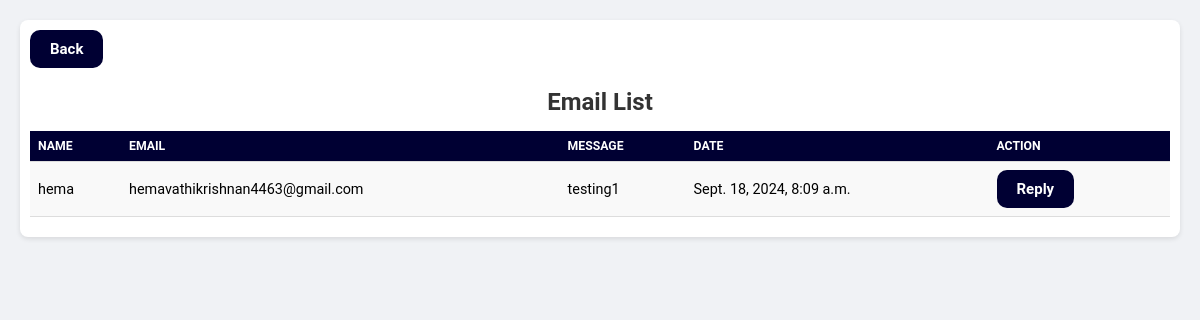
The page /admin_email_list/ on the database its author committed.
### myapp/models.py (models this page shows, shortened)
class Contact(models.Model):
    name = models.CharField(max_length=255)
    email = models.EmailField()
    message = models.TextField()
    created_at = models.DateTimeField(auto_now_add=True)

### myapp/views.py (the view)
# urls.py: path('admin_email_list/', views.admin_email_list, name='admin_email_list'),
def admin_email_list(request):
    contacts = Contact.objects.all()
    return render(request, 'admin_email_list.html', {'contacts':contacts})

### templates/admin_email_list.html (shortened to what this page needs)
<!DOCTYPE html>
<html lang="en">
<head>
</head>
<body>
   <div class="container">
        <div class="button-container">
        <a href="{% url 'dashboard' %}" class="btn-home">Back</a>
        </div>
        <h1>Email List</h1>
        <div class="table-wrapper">
            <table>
                <thead>
                    <tr>
                        <th>Name</th>
                        <th>Email</th>
                        <th>Message</th>
                        <th>Date</th>
                        <th>Action</th>
                    </tr>
                </thead>
                <tbody>
                    {% for contact in contacts %}
                        <tr>
                            <td>{{ contact.name }}</td>
                            <td>{{ contact.email }}</td>
                            <td>{{ contact.message }}</td>
                            <td>{{ contact.created_at }}</td>
                            <td>
                                <a href="mailto:{{ contact.email }}?subject=Re: Your message&body=Hi {{ contact.name }},%0D%0A%0D%0ARegarding your message:%0D%0A{{ contact.message }}%0D%0A%0D%0AThanks,%0D%0A[Your Name]" class="btn-home">Reply</a>
                            </td>
                        </tr>
                    {% endfor %}
                </tbody>
            </table>
        </div>
    </div>
</body>
</html>
</head>
<body>
</body>
</html>

### templates/admin_email_list.html (style rules this page uses)
body { font-family: 'Roboto', sans-serif; background-color: #f0f2f5; margin: 0; padding: 0; }
.container { width: 95%; max-width: 1200px; margin: 20px auto; padding: 10px; background-color: #ffffff; border-radius: 8px; box-shadow: 0 2px 5px rgba(0, 0, 0, 0.1); }
h1 { text-align: center; color: #333; margin-bottom: 15px; font-size: 1.5em; }
.table-wrapper { overflow-x: auto; max-height: 400px; overflow-y: auto; }
table { width: 100%; border-collapse: collapse; font-size: 0.9em; margin-bottom: 10px; }
th, td { padding: 8px; text-align: left; border-bottom: 1px solid #ddd; }
th { background-color: #000033; color: white; font-size: 0.85em; text-transform: uppercase; }
td { background-color: #f9f9f9; }
.button-container { text-align: left; margin-top: 0px; margin-bottom:20px; }
.btn-home { display: inline-block; background-color: #000033; color: white; font-size: 15px; font-weight: bold; padding: 10px 20px; border: none; border-radius: 10px; text-decoration: none; transition: background-color 0.3s ease-in-out, transform 0.2s; margin-right: 10px; }

### rows shown on the page
Contact: name "hema", email "hemavathikrishnan4463@gmail.com", message "testing1", created_at "Sept. 18, 2024, 8:09 a.m."
